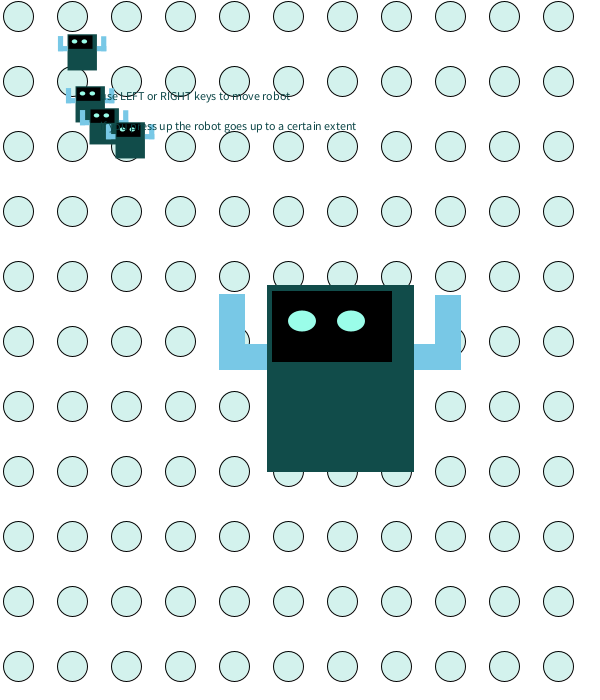
Frame 1 (no input)
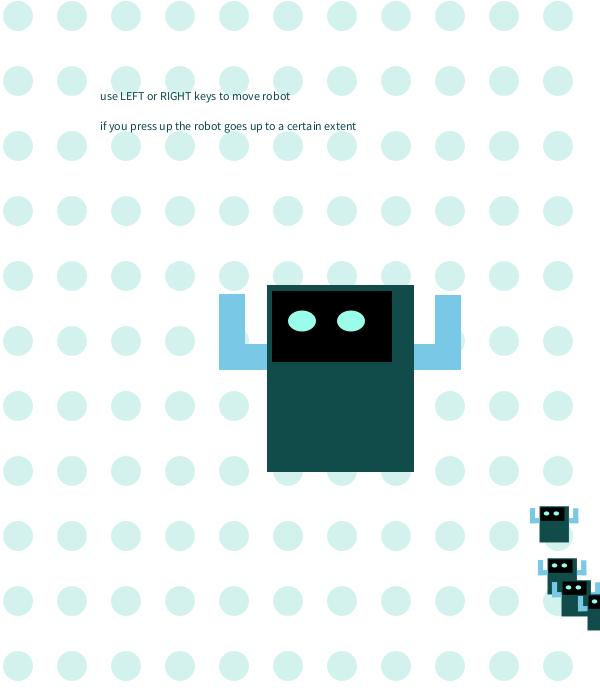
Frame 60 (the mouse pressed at the canvas centre just before this capture)
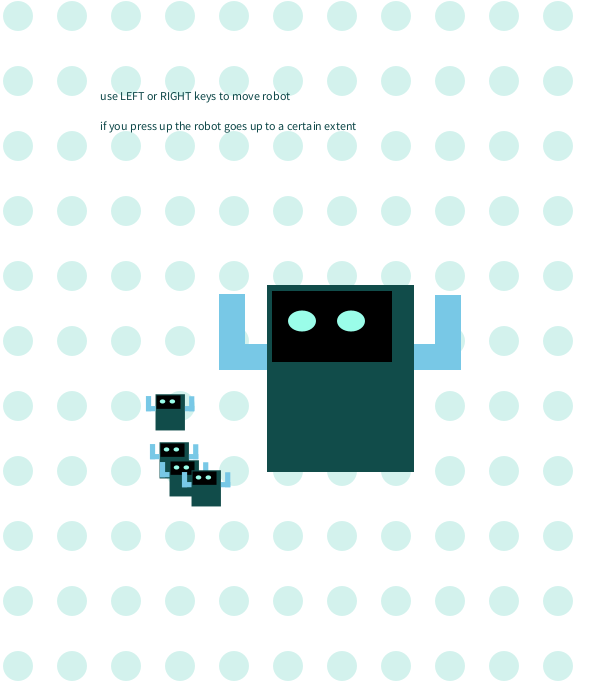
Frame 120 (the mouse held since frame 60 and released just before this capture)

The Processing sketch that drew these frames (run headless with seeded random() and noise(); from frame 60 on, the mouse is pressed at the canvas centre):

// Processing sketch: homework_5
// ── homework_5.pde
//Christine Negron Homework5
//using the keys to move the robot
 




float speedy=400;
float speedx=5;
float x;
float y;

float minispeedu=10;
float minispeedv=10;
float u;
float v;
float hey=187;

void setup() {

  size(600, 700);
  y=400;
  x=height/2;
   u=random(50,width);
  v=random(60,height);
  
}





void draw() {

  background(255);
 

  
  //move robot using the arrow keys

  if (keyPressed) {
    if (key == CODED) {

      if (keyCode ==RIGHT) {
        x+=5;
      } else if (keyCode ==LEFT) {
        x-=5;
      }
      
      if(keyCode==UP){
       speedy--; 
       if (speedy<=380){
        speedy=400; 
       }
      }
    }
  }


  if (x==width) {

    x-=20;
  } else if (x==0) {

    x+=20;
  }
  
  
  y=speedy;
  
  
 
  for (float i =18; i<width; i+=54)
  for (float h =16; h<height; h+=65) {
    fill(211,242,237);
      ellipse(i, h, 30, 30);
      
  


    }
    
    
   
    
 
  

  //building robot
  
  fill(17,76,74);
  noStroke();
  rect(x-83, y-115, 147, hey); 
  fill(0,0,0);
  rect(x-78, y-109, 120, hey-116); 
  fill(154,253,233);
  ellipse(x-48, y-79, 28, 21);
  ellipse(x-(-1), y-79, 28, 21);
  fill(120,200,230);
  rect(x-(-64), y-56, 47, 26);
  rect(x-(-85), y-105, 26, 75);
  rect(x-130, y-56, 47, 26);
  rect(x-131, y-106, 26, 76);
  fill(11, 69, 70);
  
  
  
  
  
  
  
  
  
  
  
  
  
  
  //placing minibots
     pushMatrix();
     scale(.2);
    translate(15,60);
  minirobot();
translate(30,250);
    minirobot();
 translate(60,100);
    minirobot();
translate(120,60);    
    minirobot();

  
    popMatrix();
text("use LEFT or RIGHT keys to move robot", 100, 100);
text("if you press up the robot goes up to a certain extent", 100, 130);

}

void minirobot(){
  

  fill(17,76,74);
  noStroke();
  rect(u-83, v-115, 147, 181); 
  fill(0,0,0);
  rect(u-78, v-109, 120, 67); 
  fill(154,253,233);
  ellipse(u-48, v-79, 28, 21);
  ellipse(u-(-1), v-79, 28, 21);
  fill(120,200,230);
  rect(u-(-64), v-56, 47, 26);
  rect(u-(-85), v-105, 26, 75);
  rect(u-130, v-56, 47, 26);
  rect(u-131, v-106, 26, 76);
  fill(11, 69, 70);
    
    u=minispeedu+u;
    v=minispeedv+v;
    if (u> width*5||u<0){
     minispeedu=-minispeedu; 
    }
    
    if (v> height*5||v<0){
     minispeedv=-minispeedv; 
    } 
}
